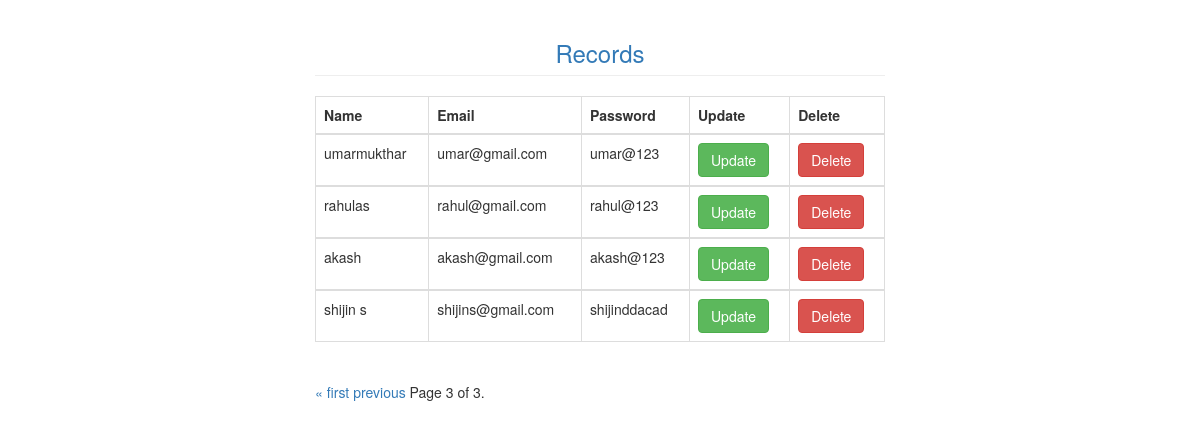
Screenshot of /showtable?page=3 with the database file from the repository.
### newform/models.py (models this page shows, shortened)
class people(models.Model):
    Name=models.CharField(max_length=20,default="")
    Mail=models.CharField(max_length=20,default="")
    password=models.CharField(max_length=20,default="")

### newform/views.py (the view)
# urls.py: path('showtable',views.showtable,name='showtable'),
def showtable(request):
    mydata=people.objects.all()
    paginator = Paginator(mydata,5)  # Show 5 records per page.
    page_number = request.GET.get("page")
    page_obj = paginator.get_page(page_number)
    return render(request, "showtable.html", {"page_obj": page_obj})

### newform/templates/showtable.html (shortened to what this page needs)
<!DOCTYPE html>
<html lang="en">
<head>
    {% load static %}
    <link rel="stylesheet" href="{% static 'bootstrap/css/bootstrap.min.css' %}">
</head>
<body>
    <div class="col-md-offset-3 col-md-6">
        {% if page_obj %}
        <h3 class="page-header text-primary text-center">Records</h3>
        <table class="table table-bordered">
            <thead>
                <tr>
                    <th>Name</th>
                    <th>Email</th>
                    <th>Password</th>
                    <th>Update</th>
                    <th>Delete</th>
                </tr>
            </thead>
            {% for data in page_obj%}
            <tbody>
                <tr>
                    <td>{{data.Name}}</td>
                    <td>{{data.Mail}}</td>
                    <td>{{data.password}}</td>
                    <td><a class="btn btn-success" href="updateData/{{data.id}}">Update</a></td>
                    <td><a class="btn btn-danger" href="deleteData/{{data.id}}">Delete</a></td>
                </tr>
            </tbody>
            {% endfor %}
        </table>
        <div class="pagination">
            <span class="step-links">
                {% if page_obj.has_previous %}
                    <a href="?page=1">&laquo; first</a>
                    <a href="?page={{ page_obj.previous_page_number }}">previous</a>
                {% endif %}
                <span class="current">
                    Page {{ page_obj.number }} of {{ page_obj.paginator.num_pages }}.
                </span>
            </span>
        </div>
        {% endif %}
    </div>
</body>
</html>

### rows the page displays
people: Name "umarmukthar", Mail "umar@gmail.com", password "umar@123"
people: Name "rahulas", Mail "rahul@gmail.com", password "rahul@123"
people: Name "akash", Mail "akash@gmail.com", password "akash@123"
people: Name "shijin s", Mail "shijins@gmail.com", password "shijinddacad"

### other values shown
{{ page_obj.number }} "3"
{{ page_obj.paginator.num_pages }} "3"
